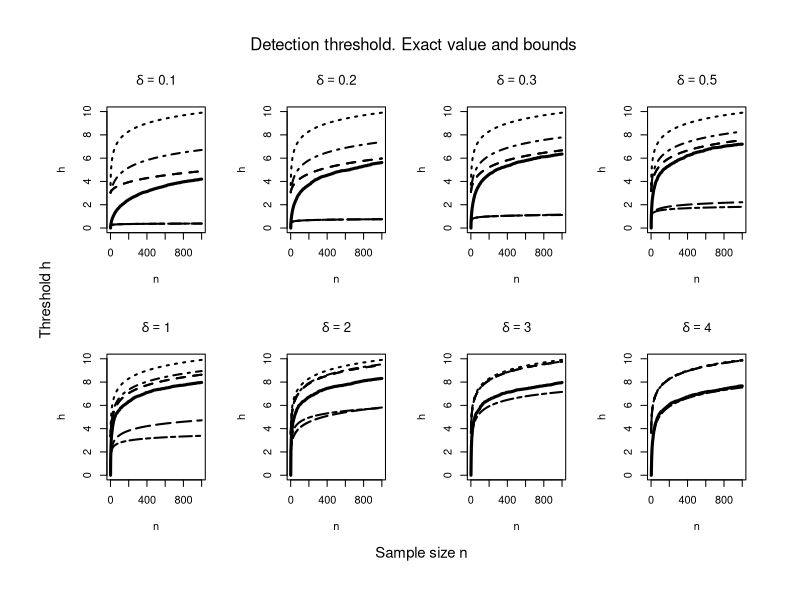

This figure's R source:
### Similar to Doob LHS and RHS comparisons.R
### Creates BLACK and WHITE plots in separate ps files.

### Compare probabilities and thresholds using
### (a) Simulations of CUSUM, we get approximate threshold. 
### (b) Upper and lower bounds using recursive comp and other tools from our 2025 paper
### Normal(0,1) changes to Normal(delta,1), known parameters 
### [equivalent to any Normal to any Normal]

N = 1000; alpha = 0.05;   # Sample size and level of significance
NrunsH = 5000;           # MC runs for simulations 
Delta = c(0.1, 0.2, 0.3, 0.5, 1, 2, 3, 4)
NDelta = length(Delta);

setwd("C:/Users/baron/Documents/Research/Malov/Spitzer formula paper/R")

### Function estimating the threshold h as the quantile from the null dist of Wmax
thresholds = function(n,delta,alpha,nruns){
  # n = max sample size; delta = disturbed distribution mean (in general, the standardized difference). 
  # We are actually calculating the null distribution of the test statistic Lambda = max(Wn)
  Wmaxmat = matrix(0,nruns,n);             # running max(W) for 1..n 
  for (run in 1:nruns){
   	 Z = rnorm(n, -delta^2/2, delta);    # Generate log-likelihood ratios
   	 S = cumsum(Z);   	             # Partial sums of z
   	 W = S-cummin(S);	           	       # Cusum process 
     Wmaxmat[run,] = cummax(W);            # running max(W) for this MC run 
  } # end for-loop by run
  h = numeric(n);                          # thresholds h = h(n)
  for (k in 1:n){ h[k] = quantile(Wmaxmat[,k],1-alpha); }        
  return(h);
  }  # End of function "thresholds"

ThresholdSIM = numeric(N);  # Threshold estimated by simulations as an alpha-upper quantile of max(W)(n)
ThresholdUB  = numeric(N);  # Upper bound for the threshold calculated as log(EexpW/alpha), as in Sec. 6.1
ThresholdUBT = numeric(N);  # "Tighter" threshold as in Sec. 6.3
ThresholdLB  = numeric(N);  # Lower bound from 2025 paper, with an approx optimal k      

EU = numeric(N); 

par(mfrow=c(2,4), oma = c(4, 4, 4, 2));       

for (j in 1:NDelta){ delta = Delta[j];        # Recursive computation of EU = EexpW
    EexpSplus = 2*pnorm(delta*sqrt(1:N)/2);   # P_F(Sn<0)+P_G(Sn>0), in paper, formula (3.5)
    EU[1] = EexpSplus[1];
    for (n in 2:N){ 
        EU[n] = (EexpSplus[n] + sum(EU[1:(n-1)] * EexpSplus[(n-1):1]))/n;
          # Now we derive the lower bound, using the method of splitting n into [n/k] segments
        IX = function(x){ return( log(x) + (x+delta^2/2)^2/2/delta^2 - log(n) )}   # Function for finding k, take log of both sides to avoid huge numbers
        if (IX(1) >= 0){k=1} else {k = (uniroot(IX, interval=c(1,n))$root)};       # Actually, need to round this root to an integer
        ThresholdLB[n] = -k*delta^2/2 + delta*sqrt(k)*qnorm((1-alpha)^(1/floor(n/k)));  # Lower bound from 2025 paper, with an approx optimal k      
        }
    ThresholdSIM = thresholds(N,delta,alpha,NrunsH);    # Threshold estimated by simulations as an alpha-upper quantile of max(W)(n)
    ThresholdUB = log(EU/alpha);                        # Upper bound for the threshold calculated as log(EexpW/alpha), as in Sec. 6.1
    D = pnorm(delta/2)-pnorm(-delta/2);                 # Our new discrepancy measure between F and G
    ThresholdUBT = log((1+D*(1:N))/alpha);              # "Tighter" threshold as in Sec. 6.3
    ThresholdUBU = log(((1:N)+1)/alpha);                # "Universal" threshold as in Sec. 6.2 
      # Using our best upper bound EU(n) <= 1 + Mn, 
      # where $M = \psi(0) = \P_F(S\le 0)-P_G(S\le 0)$

    ThresholdLB1 = -delta^2/2 + delta*qnorm((1-alpha)^(1/(1:N)));    # Lower bound from 2023 paper, sec. 5.2 , equation (22)

    YL = 10; # ThresholdUBT[N];

    ThresholdUBU <- ifelse(ThresholdUBU > YL, NA, ThresholdUBU)
    ThresholdLB <- ifelse(ThresholdLB < 0, NA, ThresholdLB)
    ThresholdLB1 <- ifelse(ThresholdLB1 < 0, NA, ThresholdLB1)

    plot(ThresholdUB,type="l", lwd=2, lty=2, main = substitute(delta == val, list(val = delta)),
         ylim=c(0,YL), xlab="n", ylab="h");  
    lines(ThresholdSIM, lwd=3, lty=1);   
    lines(ThresholdUB,  lwd=2, lty=2); 
    lines(ThresholdUBU, lwd=2, lty=3); 
    lines(ThresholdUBT, lwd=2, lty=4); 
#    lines(ThresholdLB, lwd=2, lty=5);
    lines(ThresholdLB1, lwd=2, lty=6);

  if (delta < 3){    lines(ThresholdLB, lwd=2, lty=5);  # Lower bound, based on partitions
# lines(ThresholdLB1,  lwd=2, lty=6 );   # Lower bound, based on 1 obs.
   }
} # End of the k-loop, over scenarios

# Add an overall text
mtext("Threshold h", side = 2, outer = TRUE, cex = 0.9) 
mtext("    Sample size n", side = 1, outer = TRUE, cex = 0.9) 
mtext("Detection threshold. Exact value and bounds", side = 3, outer = TRUE, cex = 1) 

# Add an overall legend
# par(xpd = NA)  # Allow plotting outside the region

par(mfrow=c(1,1))

legend(x = -36, y = -5.7, legend = c("Exact ", "UB-1", "UB-2", "UB-3", "LB-1", "LB-2"),
       lty = (1:6), lwd = 2, cex = 0.6, seg.len = 6, yjust = 0, horiz = TRUE)

